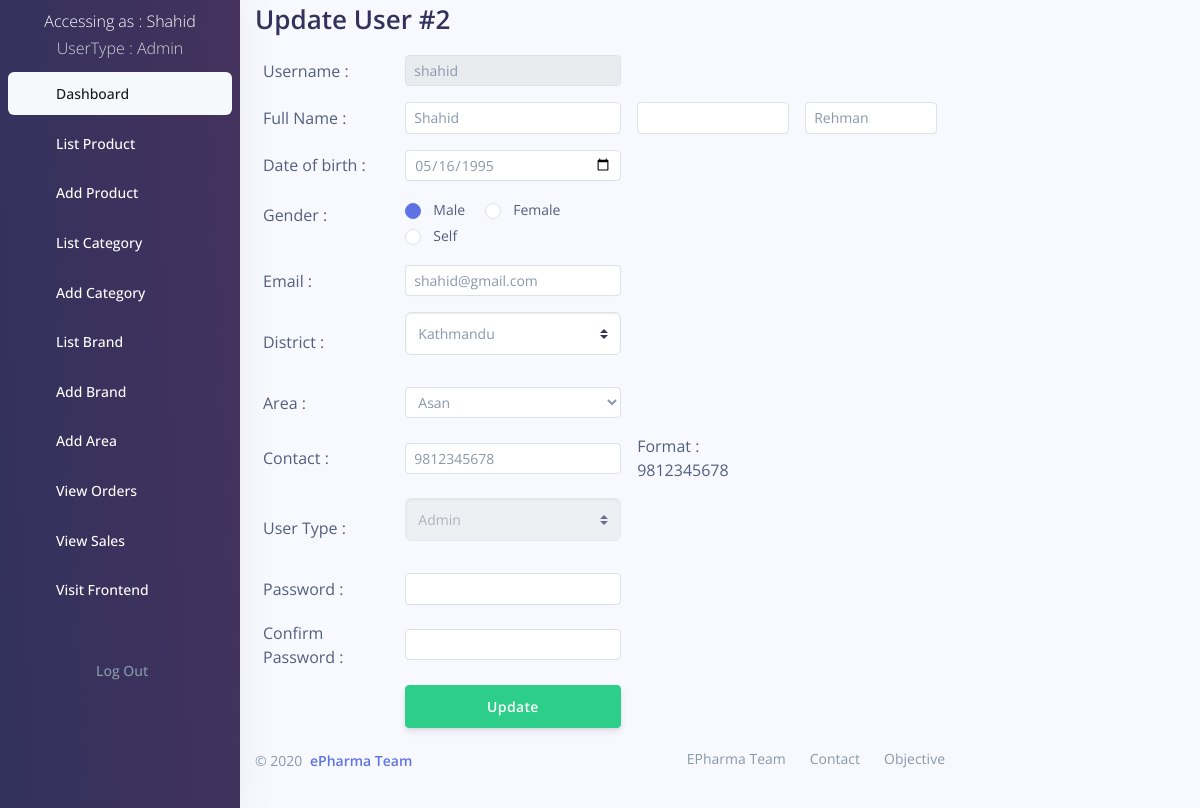
The app's page /backend/user_update.php?id=2 (signed in) with its own data.
### tables this page shows
CREATE TABLE `user` (
  `id` int(11) NOT NULL,
  `username` varchar(20) NOT NULL,
  `firstname` text NOT NULL,
  `middlename` text NOT NULL,
  `lastname` text NOT NULL,
  `dob` date NOT NULL,
  `gender` text NOT NULL,
  `password` text NOT NULL,
  `area` text NOT NULL,
  `district` text NOT NULL,
  `contact` bigint(11) NOT NULL,
  `email` text NOT NULL,
  `transaction_code` int(11) NOT NULL,
  `status` int(11) DEFAULT 1,
  `verification` int(11) DEFAULT 0,
  `usertype` text NOT NULL,
  `admin_id` int(11) NOT NULL,
  `created_at` timestamp NOT NULL DEFAULT current_timestamp() ON UPDATE current_timestamp()
);

### backend/user_update.php (the view, shortened to what this page needs)
<?php
$user_id = $_GET['id'];
include 'DBConnect.php';
$sql = "SELECT * FROM `user` WHERE `id`='$user_id'";
$result = mysqli_query($conn, $sql);
$prev_data = mysqli_fetch_assoc($result);
?>
<!DOCTYPE html>
<html>
<head>
</head>
<body>
<?php include 'include/navigation.php';?>
<div class="container" style="width: 60%;margin-left:20%;margin-right: 20%;">
<h1>Update User #<?= $prev_data['id'];?></h1>
<form method="POST" name="abc" onsubmit="return verify()">
	<table class="table-sm mb-2">
		<tr>
			<td>Username : </td>
			<td><input type="text" name="username" class="form-control form-control-sm" value="<?= $prev_data['username']; ?>" disabled></td>
			<td>
		</td>
	</tr>
	<tr>
		<td>Full Name : </td>
		<td><input type="text" name="firstname" value="<?= $prev_data['firstname']; ?>" class="form-control form-control-sm" required></td>
		<td><input type="text" name="middlename" value="<?= $prev_data['middlename']; ?>" class="form-control form-control-sm"></td>
		<td><input type="text" name="lastname" value="<?= $prev_data['lastname']; ?>" class="form-control form-control-sm" required></td>
	</tr>
	<tr>
		<td>Date of birth : </td>
		<td><input type="date" name="dob" value="<?= $prev_data['dob']; ?>" class="form-control form-control-sm" required></td>
	</tr>
	<tr>
		<td><label for="gender" class="mb-3">Gender : &nbsp;</label></td>
		<td>
			<div class="custom-control custom-radio custom-control-inline">
				<label class="custom-control-label" for="customRadio" >Male</label>
			</div>
			<div class="custom-control custom-radio custom-control-inline">
				<label class="custom-control-label" for="customRadio2">Female</label>
			</div>
			<div class="custom-control custom-radio custom-control-inline">
				<label class="custom-control-label" for="customRadio3">Self</label>
			</div>
		</td>
	</tr>
	<tr>
		<td>Email : </td>
		<td><input type="email" name="email" class="form-control form-control-sm" value="<?= $prev_data['email']; ?>" required minlength="10"></td>
	</tr>
	<tr>
		<td>District : </td>
		<td>
			<select name="district" class="custom-select mb-3" required>
				<option <?php if ($prev_data['district']=="Kathmandu" ) {?> selected  <?php } ?>>Kathmandu</option>
			</select>
		</td>
	</tr>
	<tr>
		<td>Area : </td>
		<td>
			<select name="area" class="form-control form-control-sm" required>
				<?php
				$sql = "SELECT `area` FROM `location` ORDER BY `area` ASC";
				$result = mysqli_query($conn,$sql);
				while($name= mysqli_fetch_assoc($result))
				{
				?>
					<option <?php if($name['area']==$prev_data['area']) { ?>selected <?php } ?>><?= $name['area']; ?></option>
				<?php
				}
				?>
			</select>
		</td>
	</tr>
	<tr>
		<td>Contact : </td>
		<td><input type="tel" name="contact" class="form-control form-control-sm" pattern="9[6-9]{1}[0-9]{8}"  value="<?= $prev_data['contact']; ?>" required></td>
		<td>Format : 9812345678</td>
	</tr>
	<tr>
		<td>User Type : </td>
		<td>
			<select name="usertype" class="custom-select mb-3" required disabled>
				<option <?php if ($prev_data['usertype']=="Admin" ) {?> selected  <?php } ?>>Admin</option>
			</select>
		</td>
	</tr>
	<tr>
		<td>Password : </td>
		<td><input type="password" name="pass" class="form-control form-control-sm" required></td>
	</tr>
	<tr>
		<td>Confirm Password : </td>
		<td><input type="password" name="repass" class="form-control form-control-sm" required></td>
	</tr>
	<tr>
		<td>&nbsp;</td>
		<td class="text-center"><input type="submit" name="updater" class="btn btn-success btn-block" value="Update"></td>
	</tr>
</table>
</form>
	<?php include 'include/footer.php';?>
	</div>
</body>
</html>

### backend/include/navigation.php (shortened to what this page needs)
<link rel="stylesheet" type="text/css" href="../css/bootstrap.css">
<link rel="stylesheet" type="text/css" href="../css/argon.css?v=1.2.0">
<nav class="navbar navbar-vertical bg-gradient-gray-dark navbar-expand-sm navbar-light bg-white" style="width:20%;color: white;">
        <p class="text-center mt-2">Accessing as : <?php echo ucwords($_SESSION['username']."<br>");
          require_once("DBConnect.php");
          $a = $_SESSION['username'];
          $b = "SELECT * FROM `user` WHERE `username`='$a'";
          $c = mysqli_query($conn,$b);
          $d = mysqli_fetch_assoc($c);
          echo "<font class='text-light'>UserType : ".$d['usertype']."</font>";
          ?>
        </p>
    <div class="navbar-inner mt--4">
            <div class="collapse navbar-collapse" id="sidenav-collapse-main">
        <ul class="navbar-nav">
          <li class="nav-item">
            <a class="nav-link active" href="dashboard.php">
              <span class="nav-link-text">Dashboard</span>
            </a>
          </li>
        <?php if($d['usertype']=="SuperAdmin"){ ?>
          <li class="nav-item">
            <a class="nav-link " href="user_list.php">
              <i class="ni ni-bullet-list-67"></i>
              <span class="nav-link-text text-white">List User</span>
            </a>
          </li>
          <li class="nav-item">
            <a class="nav-link " href="user_add.php">
              <i class="ni ni-bullet-list-67"></i>
              <span class="nav-link-text text-white">Add User</span>
            </a>
          </li>
          <li class="nav-item">
            <a class="nav-link " href="pharmacy_list.php">
              <i class="ni ni-bullet-list-67"></i>
              <span class="nav-link-text text-white">List Pharmacy</span>
            </a>
          </li>
        <?php } if (($d['usertype']=="SuperAdmin") || $d['usertype']=="Admin" )
        {?>
          <li class="nav-item">
            <a class="nav-link " href="product_list.php">
              <span class="nav-link-text text-white">List Product</span>
            </a>
          </li>
          <li class="nav-item">
            <a class="nav-link " href="product_add.php">
              <span class="nav-link-text text-white">Add Product</span>
            </a>
          </li>
          <li class="nav-item">
            <a class="nav-link " href="category_list.php">
              <span class="nav-link-text text-white">List Category</span>
            </a>
          </li>
          <li class="nav-item">
            <a class="nav-link " href="category_add.php">
              <span class="nav-link-text text-white">Add Category</span>
            </a>
          </li>
          <li class="nav-item">
            <a class="nav-link " href="brand_list.php">
              <span class="nav-link-text text-white">List Brand</span>
            </a>
          </li>
          <li class="nav-item">
            <a class="nav-link " href="brand_add.php">
              <span class="nav-link-text text-white">Add Brand</span>
            </a>
          </li>
          <?php } ?>
          <li class="nav-item">
            <a class="nav-link " href="area_add.php">
              <span class="nav-link-text text-white">Add Area</span>
            </a>
          </li>
          <li class="nav-item">
            <a class="nav-link " href="order_list.php">
              <span class="nav-link-text text-white">View Orders</span>
            </a>
          </li>
          <li class="nav-item">
            <a class="nav-link " href="sales_list.php">
              <span class="nav-link-text text-white">View Sales</span>
            </a>
          </li>
          <li class="nav-item">
            <a class="nav-link " href="../index.php">
              <span class="nav-link-text text-white">Visit Frontend</span>
            </a>
          </li>
            <a class="nav-link" href="logout.php">
              <span class="nav-link-text text-muted ml-5">Log Out</span>
            </a>
      </div>
    </div>
</nav>

### backend/include/navigation.php (style rules this page uses)
.nav-item { margin-bottom: 5px; }
.container { margin-left: 15%; }
th,td { padding-top: 2px; padding-bottom: 2px; }
li a { display: block; color: #000; padding: 8px 16px; text-decoration: none; }
li a.active { background-color: #4CAF50; color: white; }

### records on screen
user: usertype "Admin", id "2", username "shahid", firstname "Shahid", lastname "Rehman", dob "05/16/1995", email "shahid@gmail.com", district "Kathmandu", contact "9812345678"

### other values on screen
$_SESSION['username']."<br>" "Shahid"
form field area "Asan"
